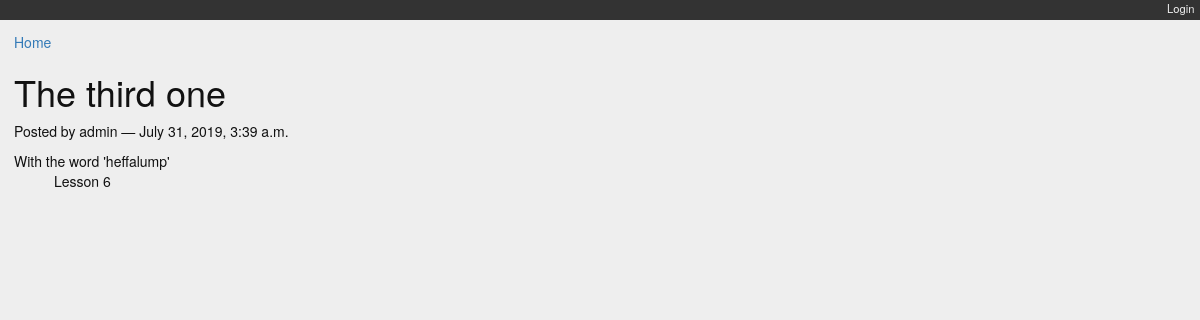
/posts/3/, run on the app's committed database.
### myblog/models.py (models this page shows, shortened)
class Post(models.Model):
    title = models.CharField(max_length=128)
    text = models.TextField(blank=True)
    author = models.ForeignKey(User, on_delete=models.CASCADE)
    created_date = models.DateTimeField(auto_now_add=True)
    modified_date = models.DateTimeField(auto_now=True)
    published_date = models.DateTimeField(blank=True, null=True)
    def __str__(self):
        return self.title

class Category(models.Model):
    name = models.CharField(max_length=128)
    description = models.TextField(blank=True)
    posts = models.ManyToManyField(Post, blank=True, related_name='categories')
    class Meta:
        verbose_name_plural = 'Categories'
    def __str__(self):
        return self.name

### myblog/views.py (the view)
# urls.py: path('posts/<int:post_id>/',detail_view, name="blog_detail"),
def detail_view(request, post_id):
    published = Post.objects.exclude(published_date__exact=None)
    try:
        post = published.get(pk=post_id)
    except Post.DoesNotExist:
        raise Http404
    context = {'post': post}
    return render(request, 'detail.html', context)

### myblog/templates/detail.html
{% extends "base.html" %}
{% block content %}
<a class="backlink" href="/">Home</a>
<h1>{{ post }}</h1>
<p class="byline">
  Posted by {{ post.author.username }} &mdash; {{ post.published_date }}
</p>
<div class="post-body">
  {{ post.text }}
</div>
<ul class="categories">
  {% for category in post.categories.all %}
    <li>{{ category }}</li>
  {% endfor %}
</ul>
{% endblock %}

### myblog/static/django_blog.css (style rules this page uses)
body { background-color: #eee; color: #111; font-family: "HelveticaNeue-Light", "Helvetica Neue Light", "Helvetica Neue", Helvetica, Arial, "Lucida Grande", sans-serif; margin:0; padding:0; }
ul.categories { list-style: none; list-style-type: none; }
ul.categories li { display: inline; }

### data on the page
Post: title "The third one", author.username "admin", published_date "July 31, 2019, 3:39 a.m.", text "With the word 'heffalump'"
Category: name "Lesson 6"
